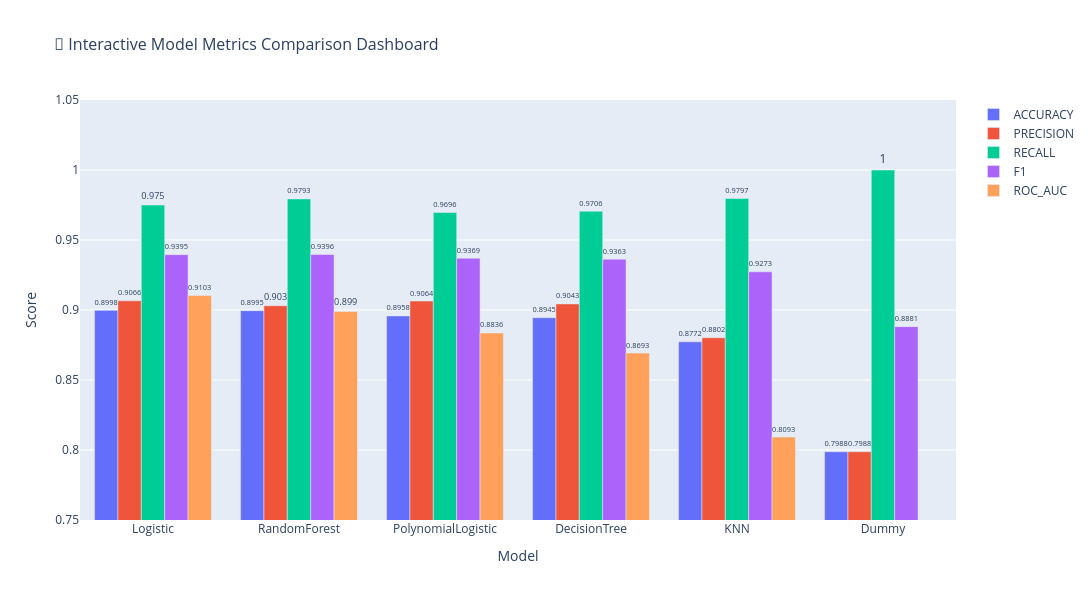
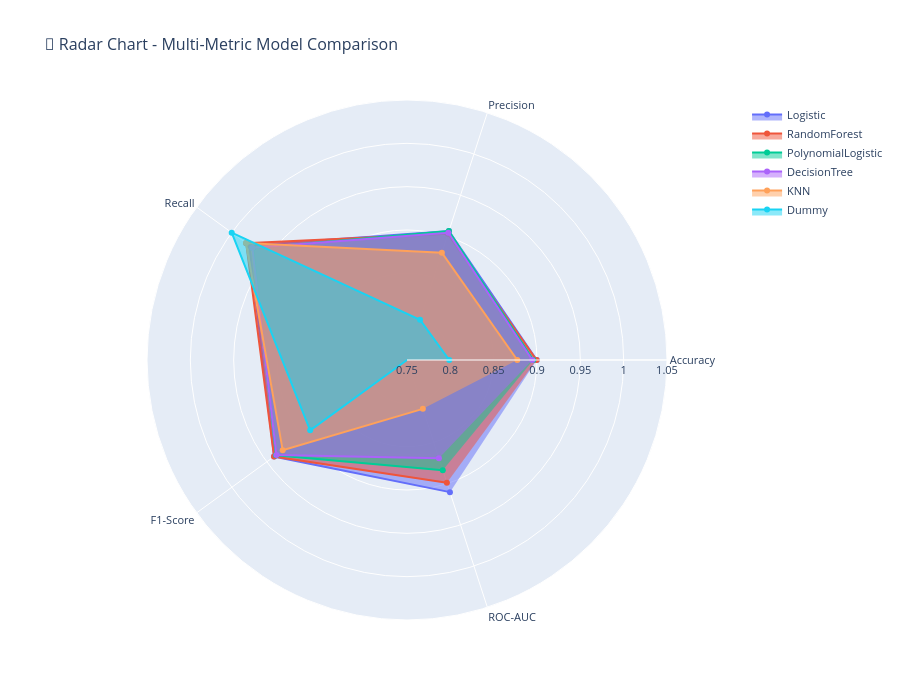
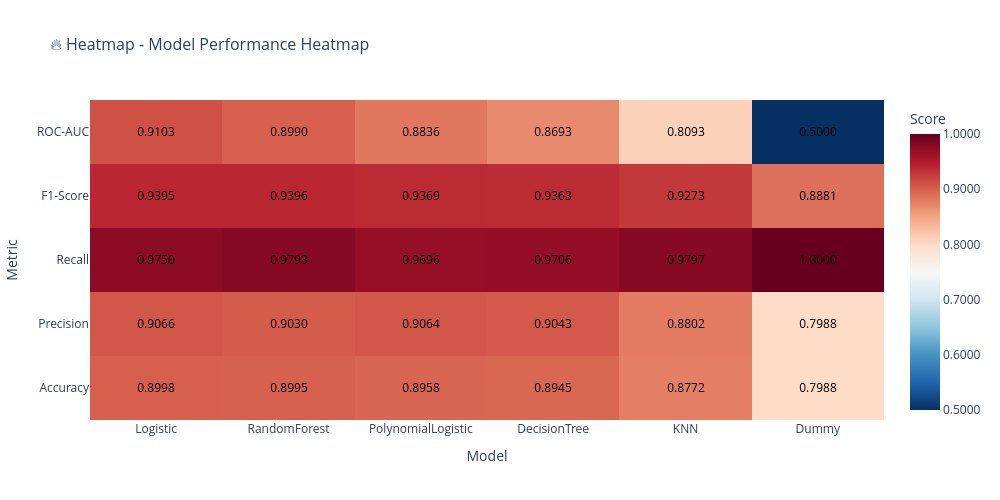
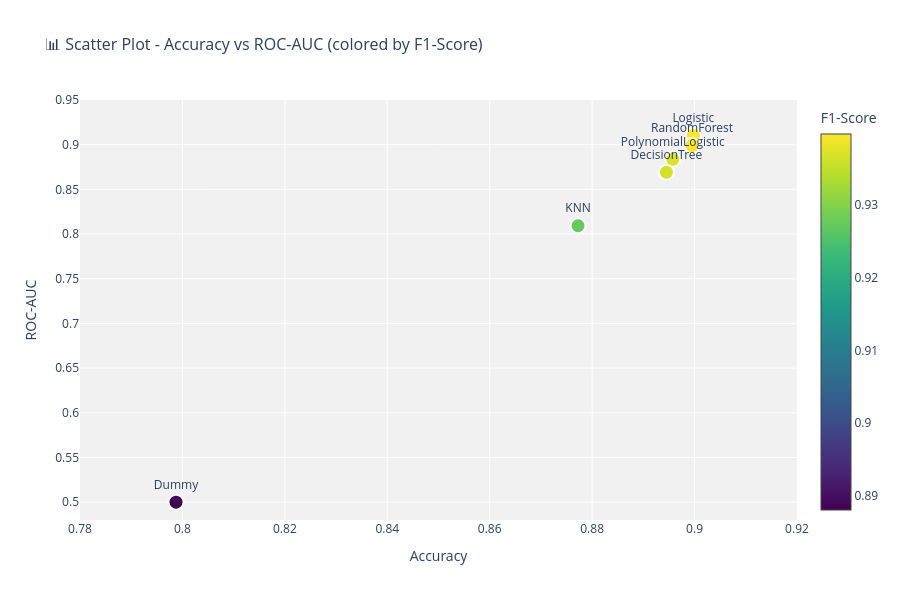

Source (notebook cell) for these figures, in order:
### Code cell
# Create interactive model comparison visualizations
import plotly.graph_objects as go
from plotly.subplots import make_subplots

# Prepare data for interactive visualization
results_df_reset = results_df.reset_index()

# 1. Interactive Bar Chart - Compare all metrics
fig_metrics = go.Figure()

metrics = ['accuracy', 'precision', 'recall', 'f1', 'roc_auc']
colors = ['#636EFA', '#EF553B', '#00CC96', '#AB63FA', '#FFA15A']

for i, metric in enumerate(metrics):
    fig_metrics.add_trace(go.Bar(
        x=results_df_reset['model'],
        y=results_df_reset[metric],
        name=metric.upper(),
        marker_color=colors[i],
        text=results_df_reset[metric].round(4),
        textposition='outside',
        hovertemplate='<b>%{x}</b><br>' + metric.upper() + ': %{y:.4f}<extra></extra>'
    ))

fig_metrics.update_layout(
    title='🔄 Interactive Model Metrics Comparison Dashboard',
    xaxis_title='Model',
    yaxis_title='Score',
    barmode='group',
    height=600,
    width=1400,
    hovermode='closest',
    font=dict(size=12),
    title_font=dict(size=16),
    showlegend=True,
    legend=dict(
        x=1.02,
        y=1,
        xanchor='left',
        yanchor='top'
    )
)

fig_metrics.update_yaxes(range=[0.75, 1.05])
fig_metrics.show()

print("💡 Tip: Hover over bars to see exact values. Click legend items to show/hide metrics.")

# 2. Interactive Radar Chart - Multi-metric comparison
fig_radar = go.Figure()

for idx, row in results_df_reset.iterrows():
    fig_radar.add_trace(go.Scatterpolar(
        r=[row['accuracy'], row['precision'], row['recall'], row['f1'], row['roc_auc'] if row['roc_auc'] else 0.5],
        theta=['Accuracy', 'Precision', 'Recall', 'F1-Score', 'ROC-AUC'],
        fill='toself',
        name=row['model'],
        hovertemplate='<b>%{fullData.name}</b><br>%{theta}: %{r:.4f}<extra></extra>'
    ))

fig_radar.update_layout(
    title='🎯 Radar Chart - Multi-Metric Model Comparison',
    height=700,
    width=900,
    font=dict(size=11),
    title_font=dict(size=16),
    polar=dict(
        radialaxis=dict(
            visible=True,
            range=[0.75, 1.05]
        )
    )
)

fig_radar.show()

# 3. Interactive Heatmap - Detailed metrics comparison (紅藍配色)
fig_heatmap = go.Figure(data=go.Heatmap(
    z=results_df.T.values,
    x=results_df.index,
    y=['Accuracy', 'Precision', 'Recall', 'F1-Score', 'ROC-AUC'],
    colorscale='RdBu_r',  # Red-Blue reversed (藍色=高分數, 紅色=低分數)
    text=results_df.T.values.round(4),
    texttemplate='%{text:.4f}',
    textfont={"size": 12, "color": "black"},
    hovertemplate='Model: %{x}<br>Metric: %{y}<br>Score: %{z:.4f}<extra></extra>',
    colorbar=dict(title='Score', tickformat='.4f')
))

fig_heatmap.update_layout(
    title='🔥 Heatmap - Model Performance Heatmap',
    xaxis_title='Model',
    yaxis_title='Metric',
    height=500,
    width=1000,
    font=dict(size=12),
    title_font=dict(size=16)
)

fig_heatmap.show()

# 4. Interactive Scatter Plot - Accuracy vs ROC-AUC
fig_scatter = go.Figure()

fig_scatter.add_trace(go.Scatter(
    x=results_df_reset['accuracy'],
    y=results_df_reset['roc_auc'],
    mode='markers+text',
    marker=dict(
        size=15,
        color=results_df_reset['f1'],
        colorscale='Viridis',
        showscale=True,
        colorbar=dict(title='F1-Score'),
        line=dict(width=2, color='white')
    ),
    text=results_df_reset['model'],
    textposition='top center',
    hovertemplate='<b>%{text}</b><br>Accuracy: %{x:.4f}<br>ROC-AUC: %{y:.4f}<extra></extra>'
))

fig_scatter.update_layout(
    title='📊 Scatter Plot - Accuracy vs ROC-AUC (colored by F1-Score)',
    xaxis_title='Accuracy',
    yaxis_title='ROC-AUC',
    height=600,
    width=900,
    hovermode='closest',
    font=dict(size=12),
    title_font=dict(size=16),
    plot_bgcolor='rgba(240,240,240,0.9)'
)

fig_scatter.update_xaxes(range=[0.78, 0.92])
fig_scatter.update_yaxes(range=[0.48, 0.95])
fig_scatter.show()

# 5. Model Ranking Table
ranking_df = results_df_reset.copy()
ranking_df['Overall Score'] = (ranking_df['accuracy'] * 0.3 + 
                                ranking_df['precision'] * 0.2 + 
                                ranking_df['recall'] * 0.2 + 
                                ranking_df['f1'] * 0.2 + 
                                ranking_df['roc_auc'] * 0.1).round(4)
ranking_df = ranking_df.sort_values('Overall Score', ascending=False).reset_index(drop=True)
ranking_df['Rank'] = range(1, len(ranking_df) + 1)

fig_table = go.Figure(data=[go.Table(
    header=dict(
        values=['<b>Rank</b>', '<b>Model</b>', '<b>Accuracy</b>', '<b>Precision</b>', 
                '<b>Recall</b>', '<b>F1-Score</b>', '<b>ROC-AUC</b>', '<b>Overall Score</b>'],
        fill_color='paleturquoise',
        align='center',
        font=dict(size=12, color='black', family='Arial')
    ),
    cells=dict(
        values=[
            ranking_df['Rank'],
            ranking_df['model'],
            ranking_df['accuracy'].round(4),
            ranking_df['precision'].round(4),
            ranking_df['recall'].round(4),
            ranking_df['f1'].round(4),
            ranking_df['roc_auc'].round(4),
            ranking_df['Overall Score']
        ],
        fill_color='lavender',
        align='center',
        font=dict(size=11),
        height=30
    )
)])

fig_table.update_layout(
    title='🏆 Model Ranking - Weighted Overall Score',
    height=500,
    width=1200,
    title_font=dict(size=14)
)

fig_table.show()

print("\n" + "="*70)
print("✅ Interactive Model Comparison Dashboard Complete!")
print("="*70)
print("\n📊 Dashboard Components:")
print("  1️⃣  Bar Chart: Compare all metrics across models")
print("  2️⃣  Radar Chart: Multi-dimensional performance comparison")
print("  3️⃣  Heatmap: Detailed performance matrix")
print("  4️⃣  Scatter Plot: Accuracy vs ROC-AUC relationship")
print("  5️⃣  Ranking Table: Models ranked by weighted score")
print("\n💡 Interactive Tips:")
print("  • Hover over any element for detailed information")
print("  • Click legend items to show/hide specific data")
print("  • Use toolbar (top-right) to zoom, pan, or save as PNG")
print("  • Double-click to reset zoom")
print("="*70)

### Figure 1 — Plotly figure (JSON) as saved in the notebook; plotly's stock layout.template omitted (floating-point values rounded to 4 significant figures)
{"data": [{"hovertemplate": "<b>%{x}</b><br>ACCURACY: %{y:.4f}<extra></extra>", "marker": {"color": "#636EFA"}, "name": "ACCURACY", "text": [0.8998, 0.8995, 0.8958, 0.8945, 0.8772, 0.7988], "textposition": "outside", "type": "bar", "x": ["Logistic", "RandomForest", "PolynomialLogistic", "DecisionTree", "KNN", "Dummy"], "y": [0.8998, 0.8995, 0.8958, 0.8945, 0.8772, 0.7987]}, {"hovertemplate": "<b>%{x}</b><br>PRECISION: %{y:.4f}<extra></extra>", "marker": {"color": "#EF553B"}, "name": "PRECISION", "text": [0.9066, 0.903, 0.9064, 0.9043, 0.8802, 0.7988], "textposition": "outside", "type": "bar", "x": ["Logistic", "RandomForest", "PolynomialLogistic", "DecisionTree", "KNN", "Dummy"], "y": [0.9066, 0.903, 0.9064, 0.9043, 0.8802, 0.7987]}, {"hovertemplate": "<b>%{x}</b><br>RECALL: %{y:.4f}<extra></extra>", "marker": {"color": "#00CC96"}, "name": "RECALL", "text": [0.975, 0.9793, 0.9696, 0.9706, 0.9797, 1], "textposition": "outside", "type": "bar", "x": ["Logistic", "RandomForest", "PolynomialLogistic", "DecisionTree", "KNN", "Dummy"], "y": [0.975, 0.9793, 0.9696, 0.9706, 0.9797, 1]}, {"hovertemplate": "<b>%{x}</b><br>F1: %{y:.4f}<extra></extra>", "marker": {"color": "#AB63FA"}, "name": "F1", "text": [0.9395, 0.9396, 0.9369, 0.9363, 0.9273, 0.8881], "textposition": "outside", "type": "bar", "x": ["Logistic", "RandomForest", "PolynomialLogistic", "DecisionTree", "KNN", "Dummy"], "y": [0.9395, 0.9396, 0.9369, 0.9363, 0.9273, 0.8881]}, {"hovertemplate": "<b>%{x}</b><br>ROC_AUC: %{y:.4f}<extra></extra>", "marker": {"color": "#FFA15A"}, "name": "ROC_AUC", "text": [0.9103, 0.899, 0.8836, 0.8693, 0.8093, 0.5], "textposition": "outside", "type": "bar", "x": ["Logistic", "RandomForest", "PolynomialLogistic", "DecisionTree", "KNN", "Dummy"], "y": [0.9103, 0.899, 0.8836, 0.8693, 0.8093, 0.5]}], "layout": {"barmode": "group", "font": {"size": 12}, "height": 600, "hovermode": "closest", "legend": {"x": 1.02, "xanchor": "left", "y": 1, "yanchor": "top"}, "showlegend": true, "title": {"font": {"size": 16}, "text": "🔄 Interactive Model Metrics Comparison Dashboard"}, "width": 1400, "xaxis": {"title": {"text": "Model"}}, "yaxis": {"range": [0.75, 1.05], "title": {"text": "Score"}}}}

### Figure 2 — Plotly figure (JSON) as saved in the notebook; plotly's stock layout.template omitted (floating-point values rounded to 4 significant figures)
{"data": [{"fill": "toself", "hovertemplate": "<b>%{fullData.name}</b><br>%{theta}: %{r:.4f}<extra></extra>", "name": "Logistic", "r": [0.8998, 0.9066, 0.975, 0.9395, 0.9103], "theta": ["Accuracy", "Precision", "Recall", "F1-Score", "ROC-AUC"], "type": "scatterpolar"}, {"fill": "toself", "hovertemplate": "<b>%{fullData.name}</b><br>%{theta}: %{r:.4f}<extra></extra>", "name": "RandomForest", "r": [0.8995, 0.903, 0.9793, 0.9396, 0.899], "theta": ["Accuracy", "Precision", "Recall", "F1-Score", "ROC-AUC"], "type": "scatterpolar"}, {"fill": "toself", "hovertemplate": "<b>%{fullData.name}</b><br>%{theta}: %{r:.4f}<extra></extra>", "name": "PolynomialLogistic", "r": [0.8958, 0.9064, 0.9696, 0.9369, 0.8836], "theta": ["Accuracy", "Precision", "Recall", "F1-Score", "ROC-AUC"], "type": "scatterpolar"}, {"fill": "toself", "hovertemplate": "<b>%{fullData.name}</b><br>%{theta}: %{r:.4f}<extra></extra>", "name": "DecisionTree", "r": [0.8945, 0.9043, 0.9706, 0.9363, 0.8693], "theta": ["Accuracy", "Precision", "Recall", "F1-Score", "ROC-AUC"], "type": "scatterpolar"}, {"fill": "toself", "hovertemplate": "<b>%{fullData.name}</b><br>%{theta}: %{r:.4f}<extra></extra>", "name": "KNN", "r": [0.8772, 0.8802, 0.9797, 0.9273, 0.8093], "theta": ["Accuracy", "Precision", "Recall", "F1-Score", "ROC-AUC"], "type": "scatterpolar"}, {"fill": "toself", "hovertemplate": "<b>%{fullData.name}</b><br>%{theta}: %{r:.4f}<extra></extra>", "name": "Dummy", "r": [0.7987, 0.7987, 1, 0.8881, 0.5], "theta": ["Accuracy", "Precision", "Recall", "F1-Score", "ROC-AUC"], "type": "scatterpolar"}], "layout": {"font": {"size": 11}, "height": 700, "polar": {"radialaxis": {"range": [0.75, 1.05], "visible": true}}, "title": {"font": {"size": 16}, "text": "🎯 Radar Chart - Multi-Metric Model Comparison"}, "width": 900}}

### Figure 3 — Plotly figure (JSON) as saved in the notebook; plotly's stock layout.template omitted (floating-point values rounded to 4 significant figures)
{"data": [{"colorbar": {"tickformat": ".4f", "title": {"text": "Score"}}, "colorscale": [[0, "rgb(5,48,97)"], [0.1, "rgb(33,102,172)"], [0.2, "rgb(67,147,195)"], [0.3, "rgb(146,197,222)"], [0.4, "rgb(209,229,240)"], [0.5, "rgb(247,247,247)"], [0.6, "rgb(253,219,199)"], [0.7, "rgb(244,165,130)"], [0.8, "rgb(214,96,77)"], [0.9, "rgb(178,24,43)"], [1, "rgb(103,0,31)"]], "hovertemplate": "Model: %{x}<br>Metric: %{y}<br>Score: %{z:.4f}<extra></extra>", "text": [[0.8998, 0.8995, 0.8958, 0.8945, 0.8772, 0.7988], [0.9066, 0.903, 0.9064, 0.9043, 0.8802, 0.7988], [0.975, 0.9793, 0.9696, 0.9706, 0.9797, 1], [0.9395, 0.9396, 0.9369, 0.9363, 0.9273, 0.8881], [0.9103, 0.899, 0.8836, 0.8693, 0.8093, 0.5]], "textfont": {"color": "black", "size": 12}, "texttemplate": "%{text:.4f}", "type": "heatmap", "x": ["Logistic", "RandomForest", "PolynomialLogistic", "DecisionTree", "KNN", "Dummy"], "y": ["Accuracy", "Precision", "Recall", "F1-Score", "ROC-AUC"], "z": [[0.8998, 0.8995, 0.8958, 0.8945, 0.8772, 0.7987], [0.9066, 0.903, 0.9064, 0.9043, 0.8802, 0.7987], [0.975, 0.9793, 0.9696, 0.9706, 0.9797, 1], [0.9395, 0.9396, 0.9369, 0.9363, 0.9273, 0.8881], [0.9103, 0.899, 0.8836, 0.8693, 0.8093, 0.5]]}], "layout": {"font": {"size": 12}, "height": 500, "title": {"font": {"size": 16}, "text": "🔥 Heatmap - Model Performance Heatmap"}, "width": 1000, "xaxis": {"title": {"text": "Model"}}, "yaxis": {"title": {"text": "Metric"}}}}

### Figure 4 — Plotly figure (JSON) as saved in the notebook; plotly's stock layout.template omitted (floating-point values rounded to 4 significant figures)
{"data": [{"hovertemplate": "<b>%{text}</b><br>Accuracy: %{x:.4f}<br>ROC-AUC: %{y:.4f}<extra></extra>", "marker": {"color": [0.9395, 0.9396, 0.9369, 0.9363, 0.9273, 0.8881], "colorbar": {"title": {"text": "F1-Score"}}, "colorscale": [[0, "#440154"], [0.1111, "#482878"], [0.2222, "#3e4989"], [0.3333, "#31688e"], [0.4444, "#26828e"], [0.5556, "#1f9e89"], [0.6667, "#35b779"], [0.7778, "#6ece58"], [0.8889, "#b5de2b"], [1, "#fde725"]], "line": {"color": "white", "width": 2}, "showscale": true, "size": 15}, "mode": "markers+text", "text": ["Logistic", "RandomForest", "PolynomialLogistic", "DecisionTree", "KNN", "Dummy"], "textposition": "top center", "type": "scatter", "x": [0.8998, 0.8995, 0.8958, 0.8945, 0.8772, 0.7987], "y": [0.9103, 0.899, 0.8836, 0.8693, 0.8093, 0.5]}], "layout": {"font": {"size": 12}, "height": 600, "hovermode": "closest", "plot_bgcolor": "rgba(240,240,240,0.9)", "title": {"font": {"size": 16}, "text": "📊 Scatter Plot - Accuracy vs ROC-AUC (colored by F1-Score)"}, "width": 900, "xaxis": {"range": [0.78, 0.92], "title": {"text": "Accuracy"}}, "yaxis": {"range": [0.48, 0.95], "title": {"text": "ROC-AUC"}}}}
